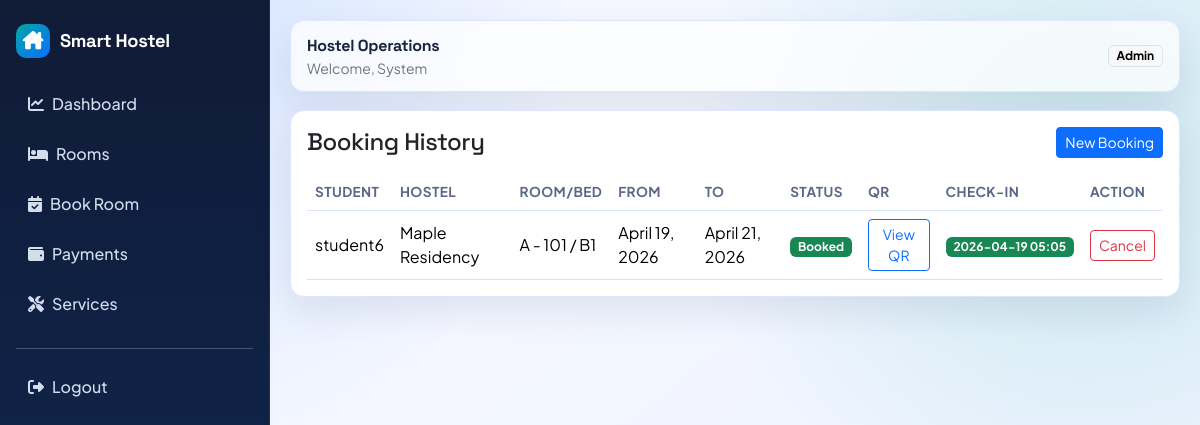
The app's page /bookings/history (signed in) with its own data.
### accounts/models.py (models this page shows, shortened)
class User(AbstractUser):
	ROLE_ADMIN = "admin"
	ROLE_STUDENT = "student"
	ROLE_CHOICES = [
		(ROLE_ADMIN, "Admin"),
		(ROLE_STUDENT, "Student"),
	]
	role = models.CharField(max_length=20, choices=ROLE_CHOICES, default=ROLE_STUDENT)

### bookings/models.py (models this page shows, shortened)
class Booking(models.Model):
	STATUS_BOOKED = "booked"
	STATUS_CANCELLED = "cancelled"
	STATUS_COMPLETED = "completed"
	STATUS_CHOICES = [
		(STATUS_BOOKED, "Booked"),
		(STATUS_CANCELLED, "Cancelled"),
		(STATUS_COMPLETED, "Completed"),
	]
	user = models.ForeignKey(settings.AUTH_USER_MODEL, on_delete=models.CASCADE, related_name="bookings")
	room = models.ForeignKey("hostel.Room", on_delete=models.PROTECT, related_name="bookings")
	bed = models.ForeignKey("hostel.Bed", on_delete=models.PROTECT, related_name="bookings")
	start_date = models.DateField()
	end_date = models.DateField()
	status = models.CharField(max_length=20, choices=STATUS_CHOICES, default=STATUS_BOOKED)
	qr_code = models.ImageField(upload_to="bookings/qr_codes/", blank=True, null=True)
	check_in_at = models.DateTimeField(blank=True, null=True)
	created_at = models.DateTimeField(auto_now_add=True)
	class Meta:
		ordering = ["-created_at"]

### hostel/models.py (models this page shows, shortened)
class Room(models.Model):
	TYPE_SINGLE = "single"
	TYPE_DOUBLE = "double"
	TYPE_TRIPLE = "triple"
	TYPE_DORM = "dorm"
	ROOM_TYPE_CHOICES = [
		(TYPE_SINGLE, "Single"),
		(TYPE_DOUBLE, "Double"),
		(TYPE_TRIPLE, "Triple"),
		(TYPE_DORM, "Dorm"),
	]
	hostel = models.ForeignKey(Hostel, on_delete=models.CASCADE, related_name="rooms")
	room_number = models.CharField(max_length=30)
	room_type = models.CharField(max_length=20, choices=ROOM_TYPE_CHOICES)
	capacity = models.PositiveIntegerField()
	available_beds = models.IntegerField(default=0)
	class Meta:
		ordering = ["room_number"]
		unique_together = ("hostel", "room_number")

class Hostel(models.Model):
	name = models.CharField(max_length=120)
	location = models.CharField(max_length=255)
	created_at = models.DateTimeField(auto_now_add=True)
	class Meta:
		ordering = ["name"]

class Bed(models.Model):
	room = models.ForeignKey(Room, on_delete=models.CASCADE, related_name="beds")
	bed_number = models.CharField(max_length=30)
	is_available = models.BooleanField(default=True)
	class Meta:
		ordering = ["bed_number"]
		unique_together = ("room", "bed_number")

### bookings/views.py (the view)
# urls.py: path("bookings/history", booking_history_view, name="history"),
@login_required
def booking_history_view(request):
	bookings = Booking.objects.select_related("user", "room", "bed", "room__hostel")
	if request.user.role != User.ROLE_ADMIN and not request.user.is_staff:
		bookings = bookings.filter(user=request.user)
	return render(request, "bookings/history.html", {"bookings": bookings})

### templates/bookings/history.html (shortened to what this page needs)
{% extends "base.html" %}
{% block content %}
<div class="card card-soft">
    <div class="card-body">
        <div class="d-flex justify-content-between align-items-center mb-3">
            <h4 class="mb-0">Booking History</h4>
            <a href="{% url 'bookings:book_room' %}" class="btn btn-sm btn-primary">New Booking</a>
        </div>
        <div class="table-responsive">
            <table class="table align-middle mb-0">
                <thead>
                <tr>
                    <th>Student</th>
                    <th>Hostel</th>
                    <th>Room/Bed</th>
                    <th>From</th>
                    <th>To</th>
                    <th>Status</th>
                    <th>QR</th>
                    <th>Check-in</th>
                    <th>Action</th>
                </tr>
                </thead>
                <tbody>
                {% for booking in bookings %}
                <tr>
                    <td>{{ booking.user.username }}</td>
                    <td>{{ booking.room.hostel.name }}</td>
                    <td>{{ booking.room.room_number }} / {{ booking.bed.bed_number }}</td>
                    <td>{{ booking.start_date }}</td>
                    <td>{{ booking.end_date }}</td>
                    <td>
                        {% if booking.status == "booked" %}
                        <span class="badge text-bg-success">Booked</span>
                        {% elif booking.status == "cancelled" %}
                        <span class="badge text-bg-secondary">Cancelled</span>
                        {% else %}
                        <span class="badge text-bg-primary">Completed</span>
                        {% endif %}
                    </td>
                    <td>
                        <a href="{% url 'bookings:qr' booking.id %}" class="btn btn-sm btn-outline-primary">View QR</a>
                    </td>
                    <td>
                        {% if booking.check_in_at %}
                        <span class="badge text-bg-success">{{ booking.check_in_at|date:"Y-m-d H:i" }}</span>
                        {% else %}
                        <a href="{% url 'bookings:check_in' booking.id %}" class="btn btn-sm btn-outline-success">Check In</a>
                        {% endif %}
                    </td>
                    <td>
                        {% if booking.status == "booked" %}
                        <a href="{% url 'bookings:cancel' booking.id %}" class="btn btn-sm btn-outline-danger">Cancel</a>
                        {% else %}
                        <span class="text-secondary small">-</span>
                        {% endif %}
                    </td>
                </tr>
                {% empty %}
                <tr><td colspan="9" class="text-center text-secondary py-4">No bookings found.</td></tr>
                {% endfor %}
                </tbody>
            </table>
        </div>
    </div>
</div>
{% endblock %}

### templates/base.html (shortened to what this page needs)
{% load static %}
<!doctype html>
<html lang="en">
<head>
    <link href="https://cdn.jsdelivr.net/npm/bootstrap@5.3.3/dist/css/bootstrap.min.css" rel="stylesheet">
    <link href="https://cdnjs.cloudflare.com/ajax/libs/font-awesome/6.5.2/css/all.min.css" rel="stylesheet">
    <link href="{% static 'css/app.css' %}" rel="stylesheet">
</head>
<body>
{% if user.is_authenticated %}
<div class="shell">
    <aside class="sidebar">
        <a class="brand" href="{% url 'accounts:dashboard' %}">
            <span class="brand-badge"><i class="fa-solid fa-house-chimney"></i></span>
            <span class="brand-font">Smart Hostel</span>
        </a>
        <nav class="nav flex-column">
            <a class="nav-link" href="{% url 'accounts:dashboard' %}"><i class="fa-solid fa-chart-line me-2"></i>Dashboard</a>
            <a class="nav-link" href="{% url 'hostel:rooms' %}"><i class="fa-solid fa-bed me-2"></i>Rooms</a>
            <a class="nav-link" href="{% url 'bookings:book_room' %}"><i class="fa-solid fa-calendar-check me-2"></i>Book Room</a>
            <a class="nav-link" href="{% url 'payments:list' %}"><i class="fa-solid fa-wallet me-2"></i>Payments</a>
            <a class="nav-link" href="{% url 'services:list' %}"><i class="fa-solid fa-screwdriver-wrench me-2"></i>Services</a>
        </nav>
        <hr class="border-light-subtle my-3">
        <a class="nav-link" href="{% url 'accounts:logout' %}"><i class="fa-solid fa-right-from-bracket me-2"></i>Logout</a>
    </aside>
    <main class="main">
        <div class="topbar">
            <div>
                <strong class="brand-font">Hostel Operations</strong>
                <div class="small text-secondary">Welcome, {{ request.user.first_name|default:request.user.username }}</div>
            </div>
            <span class="badge text-bg-light border">{{ request.user.get_role_display }}</span>
        </div>
        {% block content %}{% endblock %}
    </main>
</div>
{% else %}
<div class="auth-wrap">
    {% block auth_content %}{% endblock %}
</div>
{% endif %}
</body>
</html>

### static/css/app.css (style rules this page uses)
:root { --bg-1: #f7f9ff; --bg-2: #eef3ff; --surface: #ffffff; --ink-1: #18233f; --ink-2: #5b6787; --brand: #0d6efd; --brand-2: #00a6a6; --accent: #ff8a00; --line: #dde5ff; --shadow: 0 15px 35px rgba(24, 35, 63, 0.09); }
* { box-sizing: border-box; }
body { margin: 0; font-family: "Plus Jakarta Sans", sans-serif; color: var(--ink-1); background: radial-gradient(circle at 10% 0%, rgba(13, 110, 253, 0.16), transparent 35%), radial-gradient(circle at 90% 20%, rgba(0, 166, 166, 0.16), transparent 32%), linear-gradient(140deg, var(--bg-1), var(--bg-2)); min-height: 100vh; }
h1, h2, h3, h4, h5, h6, .brand-font { font-family: "Space Grotesk", sans-serif; letter-spacing: -0.02em; }
.shell { display: grid; grid-template-columns: 270px 1fr; min-height: 100vh; }
.sidebar { background: linear-gradient(180deg, #101b36, #0f2956); color: #f7fbff; padding: 24px 16px; position: sticky; top: 0; height: 100vh; border-right: 1px solid rgba(255, 255, 255, 0.08); }
.brand { display: flex; align-items: center; gap: 10px; font-weight: 700; font-size: 1.15rem; margin-bottom: 24px; color: #fff; text-decoration: none; }
.brand-badge { width: 34px; height: 34px; border-radius: 10px; display: grid; place-items: center; background: linear-gradient(135deg, #00a6a6, #0d6efd); }
.sidebar .nav-link { color: rgba(233, 242, 255, 0.9); border-radius: 10px; padding: 10px 12px; margin-bottom: 6px; font-weight: 500; transition: 0.2s ease; }
.main { padding: 20px; animation: fadeUp 0.45s ease; }
.topbar { background: rgba(255, 255, 255, 0.72); backdrop-filter: blur(8px); border: 1px solid var(--line); border-radius: 14px; padding: 12px 16px; display: flex; align-items: center; justify-content: space-between; box-shadow: var(--shadow); margin-bottom: 18px; }
.card-soft { border: 1px solid var(--line); border-radius: 14px; background: var(--surface); box-shadow: var(--shadow); }
.table thead th { border-bottom: 1px solid #dce5ff; color: var(--ink-2); font-size: 0.85rem; text-transform: uppercase; letter-spacing: 0.03em; }

### records on screen
User: user.first_name "System", user.role "Admin"
Booking: user.username "student6", room.hostel.name "Maple Residency", room.room_number "A - 101", bed.bed_number "B1", start_date "April 19, 2026", end_date "April 21, 2026", status "Booked", check_in_at "2026-04-19 05:05"
